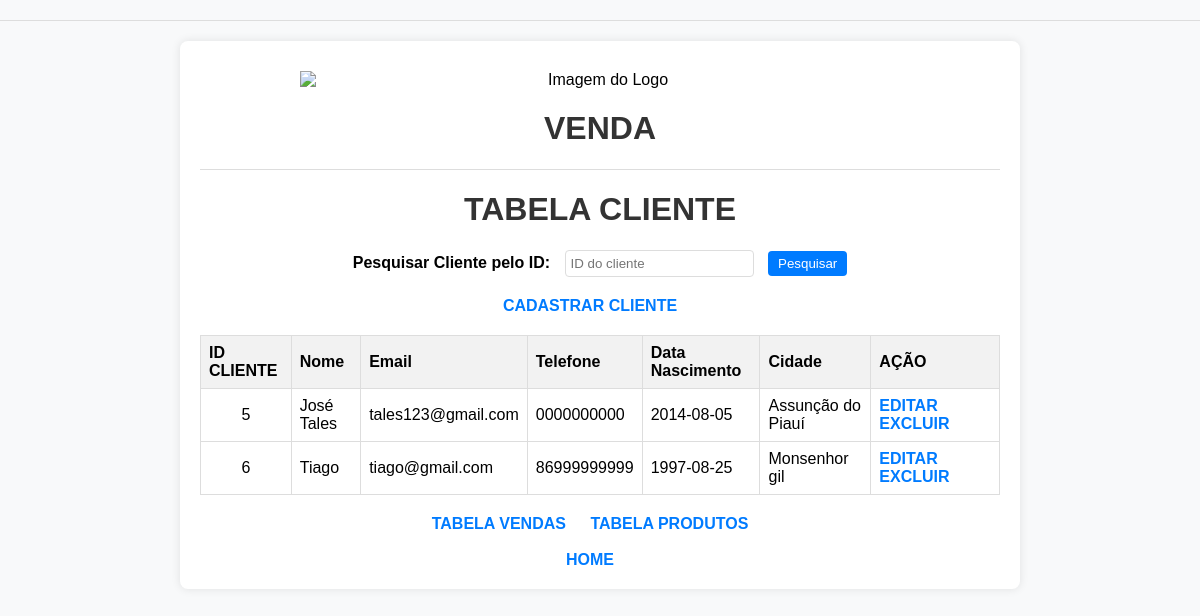
Screenshot of /tab_cliente with the database file from the repository.
### tables this page shows
CREATE TABLE cliente (
                idcliente INTEGER PRIMARY KEY,
                nome TEXT,
                email TEXT,
                telefone TEXT,
                data_nasc DATE,
                cidade TEXT
            );

### app.py (the view)
@app.route('/tab_cliente')
def raiz_clientes():
    data_prod = carregar_dados_clientes()
    return render_template('tabela_cliente.html', data=data_prod)

### app.py (called while the page is built)
def carregar_dados_clientes():
    banco = sqlite3.connect('vendas.db')
    cursor = banco.cursor()
    cursor.execute("SELECT * FROM cliente")
    data_prod = cursor.fetchall()
    banco.close()
    flash('Dados Atualizado!')
    return data_prod

### templates/tabela_cliente.html (shortened to what this page needs)
<!DOCTYPE html>
<html lang="en">
<head>
</head>
<body>
    <hr>
    <div class="container">
        <img src="https://github.com/Junior36912/imagens/blob/main/imagem.png?raw=true" alt="Imagem do Logo" class="logo">
        <h1>VENDA</h1>
        <hr>
        <h1>TABELA CLIENTE</h1>
        <form action="{{ url_for('pesquisar_cliente') }}" method="GET">
            <label for="search_id">Pesquisar Cliente pelo ID:</label>
            <input type="text" id="search_id" name="search_id" placeholder="ID do cliente">
            <button type="submit">Pesquisar</button>
        </form>
        <a href="{{url_for('add_usuario')}}">CADASTRAR CLIENTE</a>
        <table>
            <thead>
                <tr>
                    <th>ID CLIENTE</th>
                    <th>Nome</th>
                    <th>Email</th>
                    <th>Telefone</th>
                    <th>Data Nascimento</th>
                    <th>Cidade</th>
                    <th>AÇÃO</th>
                </tr>
            </thead>
            <tbody>
                {% for row in data %}
                    <tr>
                        <td><center>{{ row[0] }}</center></td>
                        <td>{{ row[1] }}</td>
                        <td>{{ row[2] }}</td>
                        <td>{{ row[3] }}</td>
                        <td>{{ row[4] }}</td>
                        <td>{{ row[5] }}</td>
                        <td>
                            <a href="{{url_for('rota_editar_cliente', idcliente=row[0])}}">EDITAR</a>
                            <a href="{{ url_for('rota_excluir_cliente', idcliente=row[0]) }}">EXCLUIR</a>
                        </td>
                    </tr>
                {% endfor %}
            </tbody>
        </table>
        <div class="pagination">
            <a href="/tab_venda">TABELA VENDAS</a>
            <a href="/tab_produtos">TABELA PRODUTOS</a>
        </div>
        <br/>
        <a href="/">HOME</a><br/>
    </div>
</body>
</html>

### templates/tabela_cliente.html (style rules this page uses)
body { font-family: Arial, sans-serif; background-color: #f8f9fa; margin: 0; padding: 0; }
hr { border: none; border-top: 1px solid #ddd; margin: 20px auto; }
.container { max-width: 800px; margin: 0 auto; padding: 20px; background-color: #fff; border-radius: 8px; box-shadow: 0 0 10px rgba(0, 0, 0, 0.1); position: relative; text-align: center; }
h1 { color: #333; }
form { margin-bottom: 20px; }
label { font-weight: bold; margin-right: 10px; }
input[type="text"] { padding: 5px; margin-right: 10px; border-radius: 4px; border: 1px solid #ddd; }
button { padding: 5px 10px; background-color: #007bff; color: #fff; border: none; border-radius: 4px; cursor: pointer; }
a { text-decoration: none; color: #007bff; font-weight: bold; margin-right: 20px; transition: color 0.3s ease; }
table { width: 100%; border-collapse: collapse; margin-top: 20px; }
th, td { border: 1px solid #ddd; padding: 8px; text-align: left; }
th { background-color: #f2f2f2; }
.pagination { text-align: center; margin-top: 20px; }
.logo { width: 600px; height: auto; display: block; margin: 10px auto 5px auto; }

### rows the page displays
cliente: idcliente "5", nome "José Tales", email "tales123@gmail.com", telefone "0000000000", data_nasc "2014-08-05", cidade "Assunção do Piauí"
cliente: idcliente "6", nome "Tiago", email "tiago@gmail.com", telefone "86999999999", data_nasc "1997-08-25", cidade "Monsenhor gil"
